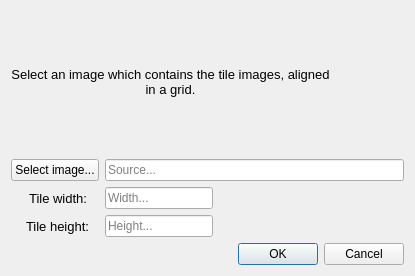
<?xml version="1.0" encoding="UTF-8"?>
<ui version="4.0">
 <class>tileset_dialog</class>
 <widget class="QDialog" name="tileset_dialog">
  <property name="geometry">
   <rect>
    <x>0</x>
    <y>0</y>
    <width>415</width>
    <height>276</height>
   </rect>
  </property>
  <property name="sizePolicy">
   <sizepolicy hsizetype="Minimum" vsizetype="Minimum">
    <horstretch>0</horstretch>
    <verstretch>0</verstretch>
   </sizepolicy>
  </property>
  <property name="windowTitle">
   <string>Add tileset</string>
  </property>
  <layout class="QVBoxLayout" name="verticalLayout">
   <item>
    <layout class="QHBoxLayout" name="horizontalLayout">
     <item>
      <widget class="QLabel" name="infoLabel">
       <property name="sizePolicy">
        <sizepolicy hsizetype="Preferred" vsizetype="Preferred">
         <horstretch>0</horstretch>
         <verstretch>0</verstretch>
        </sizepolicy>
       </property>
       <property name="maximumSize">
        <size>
         <width>16777215</width>
         <height>16777215</height>
        </size>
       </property>
       <property name="font">
        <font>
         <family>Segoe UI</family>
         <pointsize>10</pointsize>
        </font>
       </property>
       <property name="text">
        <string>Select an image which contains the tile images, aligned in a grid.</string>
       </property>
       <property name="alignment">
        <set>Qt::AlignCenter</set>
       </property>
       <property name="wordWrap">
        <bool>true</bool>
       </property>
      </widget>
     </item>
     <item>
      <widget class="QLabel" name="imageLabel">
       <property name="sizePolicy">
        <sizepolicy hsizetype="Expanding" vsizetype="Expanding">
         <horstretch>0</horstretch>
         <verstretch>0</verstretch>
        </sizepolicy>
       </property>
       <property name="text">
        <string/>
       </property>
       <property name="pixmap">
        <pixmap resource="../../../tactile.qrc">:/resources/icons/color/64/image.png</pixmap>
       </property>
       <property name="scaledContents">
        <bool>false</bool>
       </property>
       <property name="alignment">
        <set>Qt::AlignCenter</set>
       </property>
      </widget>
     </item>
    </layout>
   </item>
   <item>
    <layout class="QFormLayout" name="formLayout">
     <item row="0" column="0">
      <widget class="QPushButton" name="imageButton">
       <property name="sizePolicy">
        <sizepolicy hsizetype="Expanding" vsizetype="Preferred">
         <horstretch>0</horstretch>
         <verstretch>0</verstretch>
        </sizepolicy>
       </property>
       <property name="text">
        <string>Select image...</string>
       </property>
      </widget>
     </item>
     <item row="0" column="1">
      <widget class="QLineEdit" name="sourceEdit">
       <property name="focusPolicy">
        <enum>Qt::ClickFocus</enum>
       </property>
       <property name="text">
        <string/>
       </property>
       <property name="readOnly">
        <bool>true</bool>
       </property>
       <property name="placeholderText">
        <string>Source...</string>
       </property>
      </widget>
     </item>
     <item row="1" column="1">
      <widget class="QLineEdit" name="widthEdit">
       <property name="sizePolicy">
        <sizepolicy hsizetype="Fixed" vsizetype="Fixed">
         <horstretch>0</horstretch>
         <verstretch>0</verstretch>
        </sizepolicy>
       </property>
       <property name="toolTip">
        <string>Specify width of the tiles in the image</string>
       </property>
       <property name="placeholderText">
        <string>Width...</string>
       </property>
      </widget>
     </item>
     <item row="2" column="0">
      <widget class="QLabel" name="heightLabel">
       <property name="sizePolicy">
        <sizepolicy hsizetype="Fixed" vsizetype="Preferred">
         <horstretch>0</horstretch>
         <verstretch>0</verstretch>
        </sizepolicy>
       </property>
       <property name="font">
        <font>
         <family>Segoe UI</family>
         <pointsize>10</pointsize>
        </font>
       </property>
       <property name="text">
        <string>    Tile height:</string>
       </property>
       <property name="alignment">
        <set>Qt::AlignRight|Qt::AlignTrailing|Qt::AlignVCenter</set>
       </property>
      </widget>
     </item>
     <item row="2" column="1">
      <widget class="QLineEdit" name="heightEdit">
       <property name="sizePolicy">
        <sizepolicy hsizetype="Fixed" vsizetype="Fixed">
         <horstretch>0</horstretch>
         <verstretch>0</verstretch>
        </sizepolicy>
       </property>
       <property name="toolTip">
        <string>Specify height of the tiles in the image</string>
       </property>
       <property name="placeholderText">
        <string>Height...</string>
       </property>
      </widget>
     </item>
     <item row="1" column="0">
      <widget class="QLabel" name="widthLabel">
       <property name="sizePolicy">
        <sizepolicy hsizetype="Fixed" vsizetype="Preferred">
         <horstretch>0</horstretch>
         <verstretch>0</verstretch>
        </sizepolicy>
       </property>
       <property name="font">
        <font>
         <family>Segoe UI</family>
         <pointsize>10</pointsize>
        </font>
       </property>
       <property name="text">
        <string>     Tile width:</string>
       </property>
       <property name="alignment">
        <set>Qt::AlignRight|Qt::AlignTrailing|Qt::AlignVCenter</set>
       </property>
      </widget>
     </item>
    </layout>
   </item>
   <item>
    <widget class="QDialogButtonBox" name="buttonBox">
     <property name="orientation">
      <enum>Qt::Horizontal</enum>
     </property>
     <property name="standardButtons">
      <set>QDialogButtonBox::Cancel|QDialogButtonBox::Ok</set>
     </property>
    </widget>
   </item>
  </layout>
 </widget>
 <resources>
  <include location="../../../tactile.qrc"/>
  <include location="../../tactile.qrc"/>
 </resources>
 <connections>
  <connection>
   <sender>buttonBox</sender>
   <signal>accepted()</signal>
   <receiver>tileset_dialog</receiver>
   <slot>accept()</slot>
   <hints>
    <hint type="sourcelabel">
     <x>248</x>
     <y>254</y>
    </hint>
    <hint type="destinationlabel">
     <x>157</x>
     <y>274</y>
    </hint>
   </hints>
  </connection>
  <connection>
   <sender>buttonBox</sender>
   <signal>rejected()</signal>
   <receiver>tileset_dialog</receiver>
   <slot>reject()</slot>
   <hints>
    <hint type="sourcelabel">
     <x>316</x>
     <y>260</y>
    </hint>
    <hint type="destinationlabel">
     <x>286</x>
     <y>274</y>
    </hint>
   </hints>
  </connection>
 </connections>
</ui>
